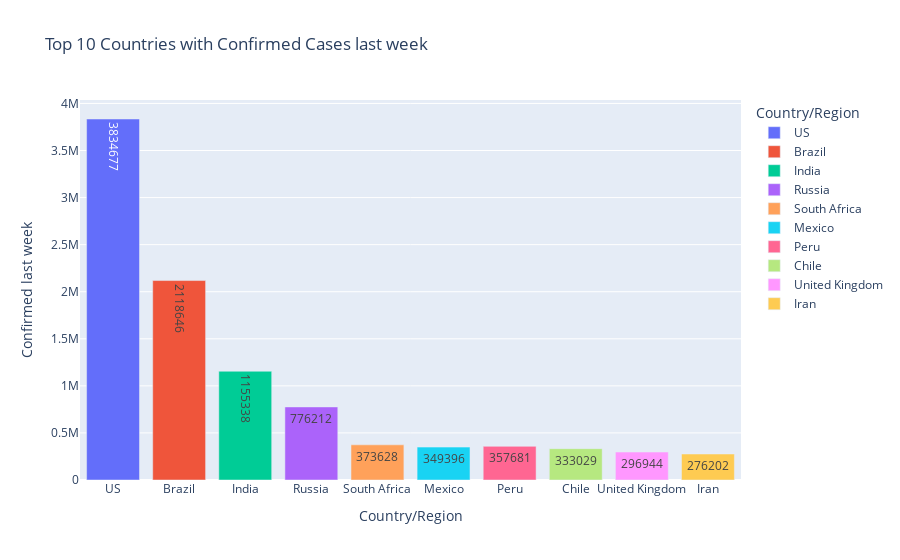

Write notebook code for a chart like this one.
### Code cell
px.bar(top_10, x='Country/Region', y='Confirmed last week', title='Top 10 Countries with Confirmed Cases last week',color='Country/Region', text='Confirmed last week')

### Figure 1 — Plotly figure (JSON) as saved in the notebook; plotly's stock layout.template omitted (floating-point values rounded to 4 significant figures)
{"data": [{"alignmentgroup": "True", "hovertemplate": "Country/Region=%{x}<br>Confirmed last week=%{text}<extra></extra>", "legendgroup": "US", "marker": {"color": "#636efa", "pattern": {"shape": ""}}, "name": "US", "offsetgroup": "US", "orientation": "v", "showlegend": true, "text": [3834677], "textposition": "auto", "type": "bar", "x": ["US"], "xaxis": "x", "y": [3834677], "yaxis": "y"}, {"alignmentgroup": "True", "hovertemplate": "Country/Region=%{x}<br>Confirmed last week=%{text}<extra></extra>", "legendgroup": "Brazil", "marker": {"color": "#EF553B", "pattern": {"shape": ""}}, "name": "Brazil", "offsetgroup": "Brazil", "orientation": "v", "showlegend": true, "text": [2118646], "textposition": "auto", "type": "bar", "x": ["Brazil"], "xaxis": "x", "y": [2118646], "yaxis": "y"}, {"alignmentgroup": "True", "hovertemplate": "Country/Region=%{x}<br>Confirmed last week=%{text}<extra></extra>", "legendgroup": "India", "marker": {"color": "#00cc96", "pattern": {"shape": ""}}, "name": "India", "offsetgroup": "India", "orientation": "v", "showlegend": true, "text": [1155338], "textposition": "auto", "type": "bar", "x": ["India"], "xaxis": "x", "y": [1155338], "yaxis": "y"}, {"alignmentgroup": "True", "hovertemplate": "Country/Region=%{x}<br>Confirmed last week=%{text}<extra></extra>", "legendgroup": "Russia", "marker": {"color": "#ab63fa", "pattern": {"shape": ""}}, "name": "Russia", "offsetgroup": "Russia", "orientation": "v", "showlegend": true, "text": [776212], "textposition": "auto", "type": "bar", "x": ["Russia"], "xaxis": "x", "y": [776212], "yaxis": "y"}, {"alignmentgroup": "True", "hovertemplate": "Country/Region=%{x}<br>Confirmed last week=%{text}<extra></extra>", "legendgroup": "South Africa", "marker": {"color": "#FFA15A", "pattern": {"shape": ""}}, "name": "South Africa", "offsetgroup": "South Africa", "orientation": "v", "showlegend": true, "text": [373628], "textposition": "auto", "type": "bar", "x": ["South Africa"], "xaxis": "x", "y": [373628], "yaxis": "y"}, {"alignmentgroup": "True", "hovertemplate": "Country/Region=%{x}<br>Confirmed last week=%{text}<extra></extra>", "legendgroup": "Mexico", "marker": {"color": "#19d3f3", "pattern": {"shape": ""}}, "name": "Mexico", "offsetgroup": "Mexico", "orientation": "v", "showlegend": true, "text": [349396], "textposition": "auto", "type": "bar", "x": ["Mexico"], "xaxis": "x", "y": [349396], "yaxis": "y"}, {"alignmentgroup": "True", "hovertemplate": "Country/Region=%{x}<br>Confirmed last week=%{text}<extra></extra>", "legendgroup": "Peru", "marker": {"color": "#FF6692", "pattern": {"shape": ""}}, "name": "Peru", "offsetgroup": "Peru", "orientation": "v", "showlegend": true, "text": [357681], "textposition": "auto", "type": "bar", "x": ["Peru"], "xaxis": "x", "y": [357681], "yaxis": "y"}, {"alignmentgroup": "True", "hovertemplate": "Country/Region=%{x}<br>Confirmed last week=%{text}<extra></extra>", "legendgroup": "Chile", "marker": {"color": "#B6E880", "pattern": {"shape": ""}}, "name": "Chile", "offsetgroup": "Chile", "orientation": "v", "showlegend": true, "text": [333029], "textposition": "auto", "type": "bar", "x": ["Chile"], "xaxis": "x", "y": [333029], "yaxis": "y"}, {"alignmentgroup": "True", "hovertemplate": "Country/Region=%{x}<br>Confirmed last week=%{text}<extra></extra>", "legendgroup": "United Kingdom", "marker": {"color": "#FF97FF", "pattern": {"shape": ""}}, "name": "United Kingdom", "offsetgroup": "United Kingdom", "orientation": "v", "showlegend": true, "text": [296944], "textposition": "auto", "type": "bar", "x": ["United Kingdom"], "xaxis": "x", "y": [296944], "yaxis": "y"}, {"alignmentgroup": "True", "hovertemplate": "Country/Region=%{x}<br>Confirmed last week=%{text}<extra></extra>", "legendgroup": "Iran", "marker": {"color": "#FECB52", "pattern": {"shape": ""}}, "name": "Iran", "offsetgroup": "Iran", "orientation": "v", "showlegend": true, "text": [276202], "textposition": "auto", "type": "bar", "x": ["Iran"], "xaxis": "x", "y": [276202], "yaxis": "y"}], "layout": {"barmode": "relative", "legend": {"title": {"text": "Country/Region"}, "tracegroupgap": 0}, "title": {"text": "Top 10 Countries with Confirmed Cases last week"}, "xaxis": {"anchor": "y", "categoryarray": ["US", "Brazil", "India", "Russia", "South Africa", "Mexico", "Peru", "Chile", "United Kingdom", "Iran"], "categoryorder": "array", "domain": [0, 1], "title": {"text": "Country/Region"}}, "yaxis": {"anchor": "x", "domain": [0, 1], "title": {"text": "Confirmed last week"}}}}
